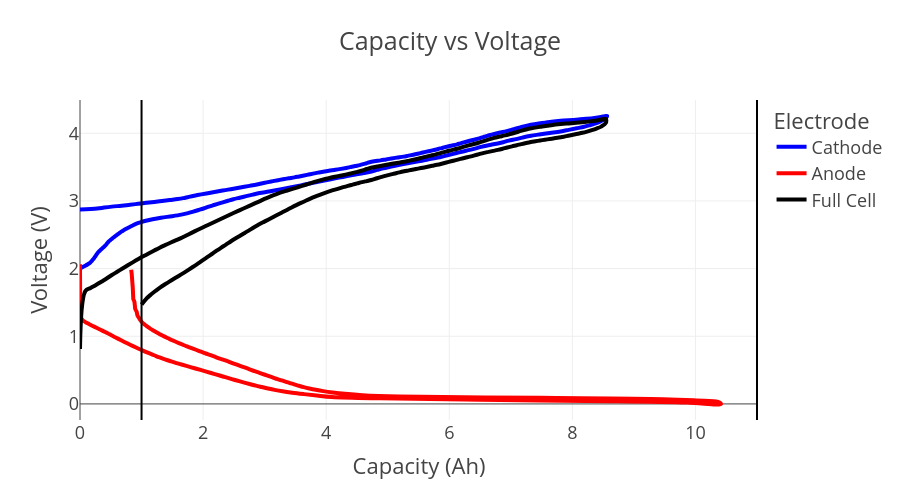

The code cell stored with this chart in its notebook:
### Code cell
cells[0].get_capacity_voltage_plot(width=900, height=500)

### Figure 1 — Plotly figure (JSON) as saved in the notebook; plotly's stock layout.template omitted (floating-point values rounded to 4 significant figures; data arrays with more than 128 entries replaced by an {"elided": "..."} marker saying what was removed)
{"data": [{"hovertemplate": "Electrode=Cathode<br>Capacity (Ah)=%{x}<br>Voltage (V)=%{y}<extra></extra>", "legendgroup": "Cathode", "line": {"color": "blue", "dash": "solid", "shape": "spline", "width": 4}, "marker": {"symbol": "circle"}, "mode": "lines", "name": "Cathode", "orientation": "v", "showlegend": true, "type": "scatter", "x": {"elided": "200 float values"}, "xaxis": "x", "y": {"elided": "200 float values"}, "yaxis": "y"}, {"hovertemplate": "Electrode=Anode<br>Capacity (Ah)=%{x}<br>Voltage (V)=%{y}<extra></extra>", "legendgroup": "Anode", "line": {"color": "red", "dash": "solid", "shape": "spline", "width": 4}, "marker": {"symbol": "circle"}, "mode": "lines", "name": "Anode", "orientation": "v", "showlegend": true, "type": "scatter", "x": {"elided": "200 float values"}, "xaxis": "x", "y": {"elided": "200 float values"}, "yaxis": "y"}, {"hovertemplate": "Electrode=Full Cell<br>Capacity (Ah)=%{x}<br>Voltage (V)=%{y}<extra></extra>", "legendgroup": "Full Cell", "line": {"color": "black", "dash": "solid", "shape": "spline", "width": 4}, "marker": {"symbol": "circle"}, "mode": "lines", "name": "Full Cell", "orientation": "v", "showlegend": true, "type": "scatter", "x": {"elided": "200 float values"}, "xaxis": "x", "y": {"elided": "200 float values"}, "yaxis": "y"}], "layout": {"height": 500, "legend": {"title": {"text": "Electrode"}, "tracegroupgap": 0}, "shapes": [{"line": {"color": "black", "width": 2}, "type": "line", "x0": 11, "x1": 11, "xref": "x", "y0": 0, "y1": 1, "yref": "y domain"}, {"line": {"color": "black", "width": 2}, "type": "line", "x0": 1, "x1": 1, "xref": "x", "y0": 0, "y1": 1, "yref": "y domain"}], "title": {"text": "Capacity vs Voltage"}, "width": 900, "xaxis": {"anchor": "y", "domain": [0, 1], "title": {"text": "Capacity (Ah)"}}, "yaxis": {"anchor": "x", "domain": [0, 1], "title": {"text": "Voltage (V)"}}}}
